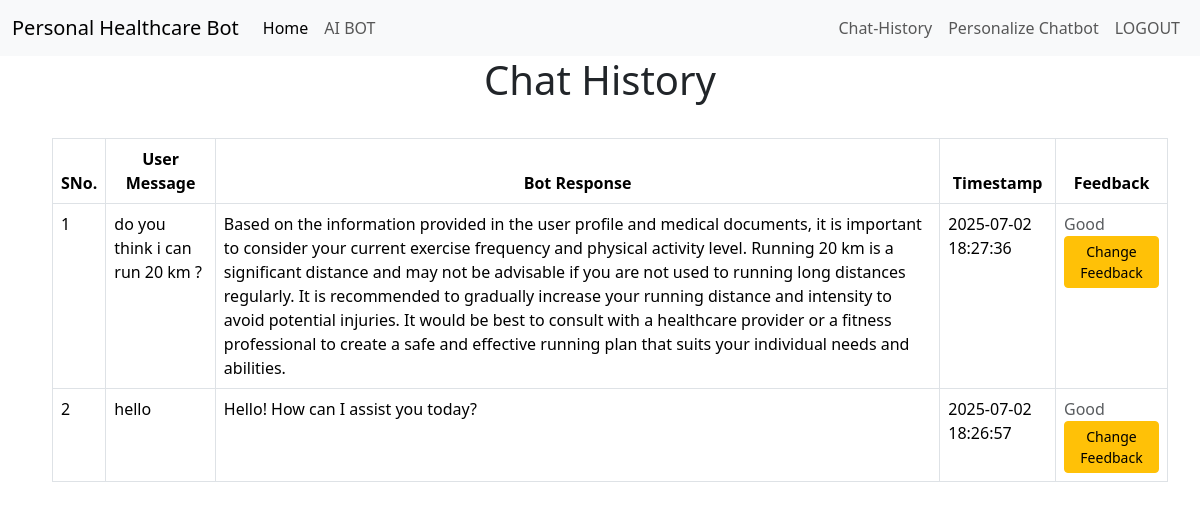
Page /history (signed in) on the earlier database version.
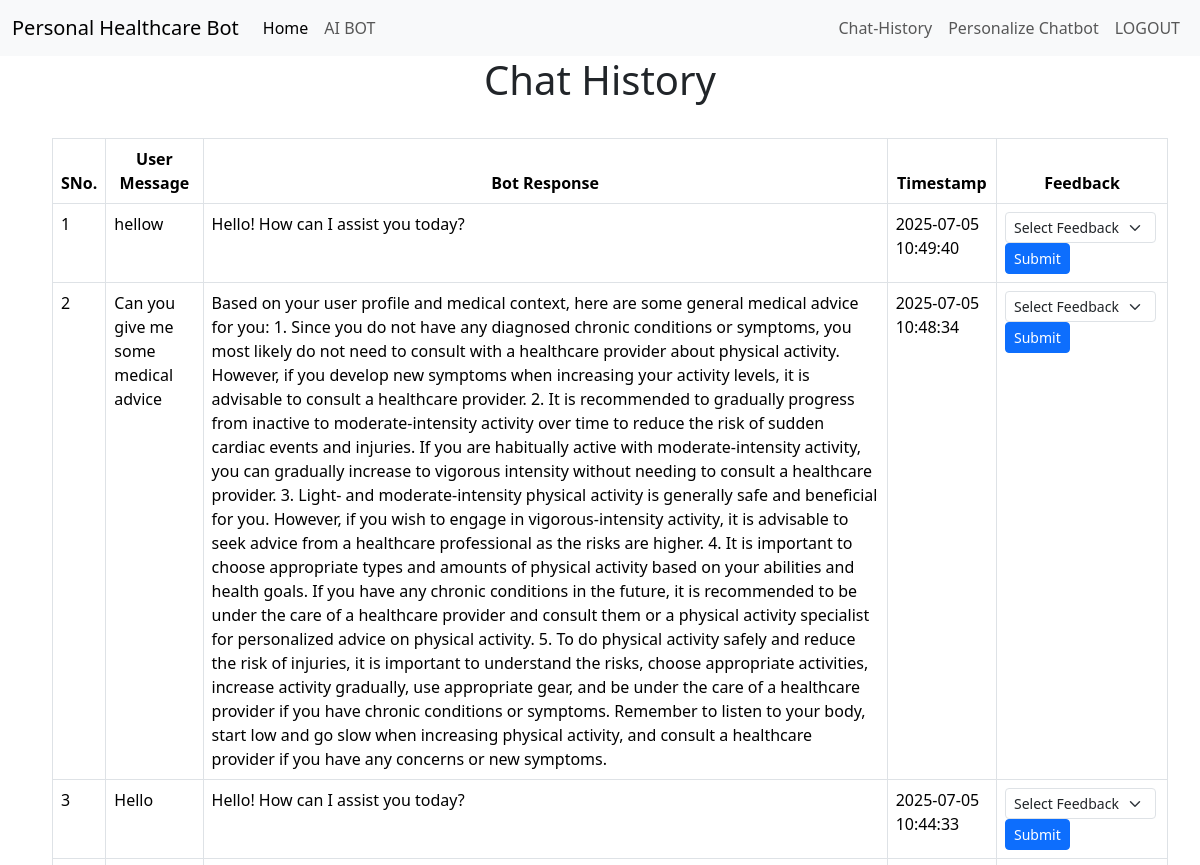
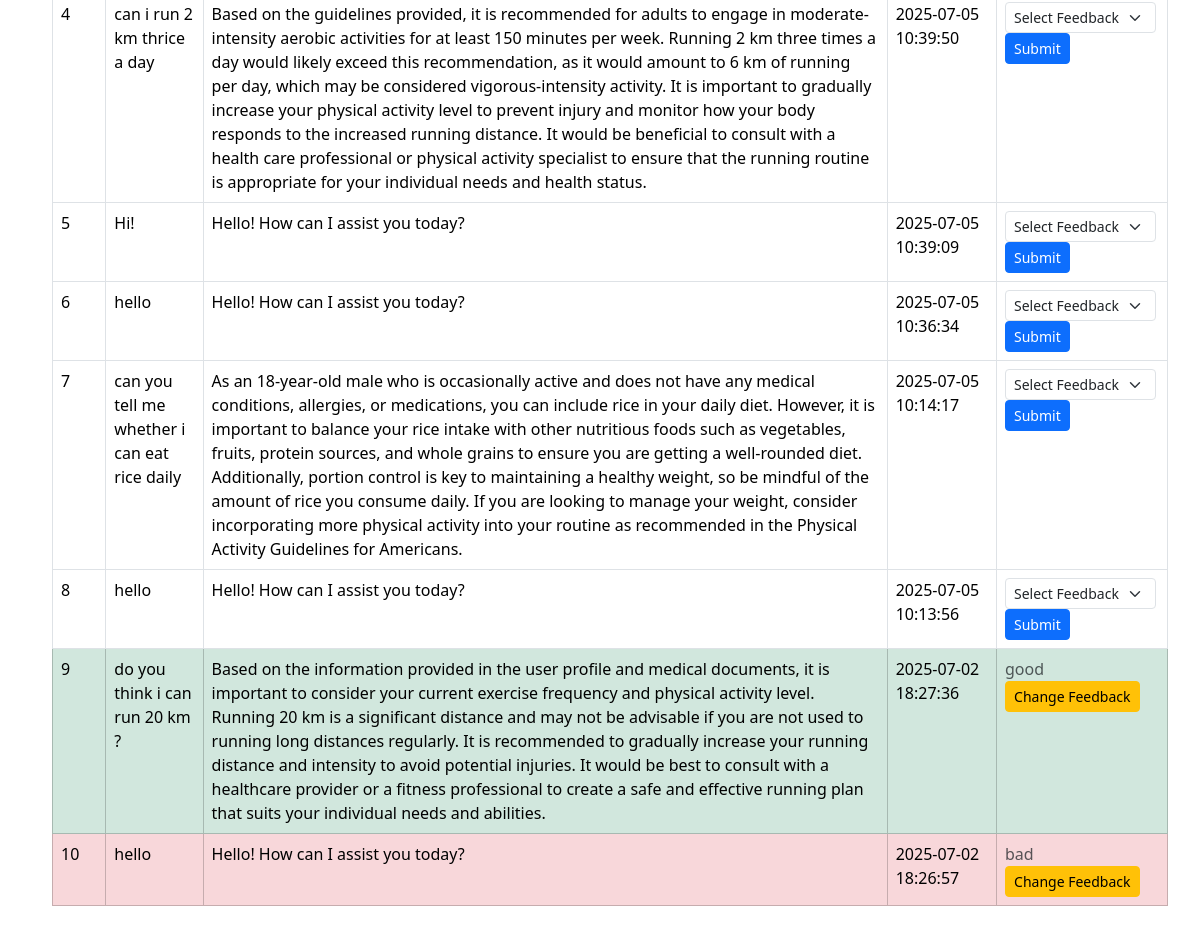
Same page on the later database version (2 pictures, top to bottom).
### tables this page shows
CREATE TABLE chat_history (
    id INTEGER PRIMARY KEY AUTOINCREMENT,
    username TEXT NOT NULL,
    user_message TEXT NOT NULL,
    bot_response TEXT NOT NULL,
    timestamp DATETIME DEFAULT CURRENT_TIMESTAMP
, feedback TEXT DEFAULT NULL, session_id TEXT);

### app.py (the view, shortened to what this page needs)
@app.route("/history",methods=["GET", "POST"])
def history():
    if "user" not in session:
        flash("You must be logged in to access this page", "danger")
        return redirect(url_for("login"))
    with engine.begin() as conn:
        chats = conn.execute(
            text("SELECT * FROM chat_history WHERE username = :username ORDER BY timestamp DESC"),
            {"username": session["user"]}
        ).fetchall()
    return render_template("history.html", chats=chats)

### app.py (called while the page is built)
@app.after_request
def after_request(response):
    response.headers["Cache-Control"] = "no-cache, no-store, must-revalidate"
    response.headers["Expires"] = 0
    response.headers["Pragma"] = "no-cache"
    return response

### templates/history.html (shortened to what this page needs)
{% extends "layout.html" %}
{% block head %}
    <link rel="stylesheet" href="{{ url_for('static', filename='css/history.css') }}">
{%endblock%}
{% block main %}
<h1 class="text-center">Chat History</h1>
<div class="container mt-4 d-flex justify-content-center">
    <br>
    <div class="list-group">
        <table class="table table-bordered table-hover mb-4 dist-10">
            <thead>
                <tr>
                    <th scope="col" class="text-center">SNo.</th>
                    <th scope="col" class="text-center">User Message</th>
                    <th scope="col" class="text-center">Bot Response</th>
                    <th scope="col" class="text-center">Timestamp</th>
                    <th scope="col" class="text-center">Feedback</th>
                </tr>
            </thead>
        {% for chat in chats %}
                <tbody>
                    <tr class="{% if chat[5] == 'bad' %}table-danger{% elif chat[5] == 'good' %}table-success{% endif %}">
                        <td>{{loop.index}}</td>
                        <td>{{ chat[2] }}</td>
                        <td>{{ chat[3] }}</td>
                        <td>{{ chat[4]}}</td>
                        <td class="feedback-cell">
                            {% if chat[5] %}
                              <form method="POST" class="static-feedback-form">
                                <span class="text-muted">{{ chat[5] }}</span>
                                <button type="button" class="btn btn-sm btn-warning change-btn">Change Feedback</button>
                              </form>
                            {% else %}
                              <form method="POST">
                                <select name="feedback" class="form-select form-select-sm d-inline w-auto">
                                  <option value="">Select Feedback</option>
                                </select>
                                <button type="submit" class="btn btn-sm btn-primary">Submit</button>
                              </form>
                            {% endif %}
                          </td>
                    </tr>
                </tbody>
                {% set prev_session = chat[6] %}
            {% endfor %}
        </table>
    </div>
</div>
{% endblock %}

### templates/layout.html (shortened to what this page needs)
<!DOCTYPE html>
<html lang="en">
<head>
    <link href="https://cdn.jsdelivr.net/npm/bootstrap@5.3.6/dist/css/bootstrap.min.css" rel="stylesheet">
    {% block head %}{% endblock %}
</head>
<body>
    <nav class="navbar navbar-expand-lg navbar-light bg-light">
        <div class="container-fluid">
            <a class="navbar-brand" href="#">Personal Healthcare Bot</a>
            <div class="collapse navbar-collapse" id="navbarNav">
                <ul class="navbar-nav me-auto">
                    <li class="nav-item">
                        <a class="nav-link active" aria-current="page" href="{{ url_for('index') }}">Home</a>
                    </li>
                    <li class="nav-item">
                        <a class="nav-link" href="{{ url_for('chatbot') }}">AI BOT</a>
                    </li>
                </ul>
                <ul class="navbar-nav ms-auto">
                    <li class="nav-item">
                        <a class="nav-link" href="{{ url_for('history') }}">Chat-History</a>
                    </li>
                    <li class="nav-item">
                        <a class="nav-link" href = "{{ url_for('save_profile') }}">Personalize Chatbot</a>
                    </li>
                    <li class="nav-item">
                        <a class="nav-link" href="{{ url_for('logout') }}">LOGOUT</a>
                    </li>
                </ul>
            </div>
        </div>
    </nav>
    {% block main %}{% endblock %}
</body>
</html>

### static/css/history.css (style rules this page uses)
.dist-10 { margin: 10px; }

Differences in the rows shown:
added chat_history: user_message "hellow", bot_response "Hello! How can I assist you today?", timestamp "2025-07-05 10:49:40"
added chat_history: user_message "Can you give me some medical advice", bot_response "Based on your user profile and medical context, here are some general medical advice for you: 1. Since you do not have any diagnosed chronic conditions or symptoms, you most likely do not need to consult with a healthcare provider about physical activity. However, if you develop new symptoms when increasing your activity levels, it is advisable to consult a healthcare provider. 2. It is recommended to gradually progress from inactive to moderate-intensity activity over time to reduce the risk of sudden cardiac events and injuries. If you are habitually active with moderate-intensity activity, you can gradually increase to vigorous intensity without needing to consult a healthcare provider.…", timestamp "2025-07-05 10:48:34"
added chat_history: user_message "Hello", bot_response "Hello! How can I assist you today?", timestamp "2025-07-05 10:44:33"
added chat_history: user_message "can i run 2 km thrice a day", bot_response "Based on the guidelines provided, it is recommended for adults to engage in moderate-intensity aerobic activities for at least 150 minutes per week. Running 2 km three times a day would likely exceed this recommendation, as it would amount to 6 km of running per day, which may be considered vigorous-intensity activity. It is important to gradually increase your physical activity level to prevent injury and monitor how your body responds to the increased running distance. It would be beneficial to consult with a health care professional or physical activity specialist to ensure that the running routine is appropriate for your individual needs and health status.", timestamp "2025-07-05 10:39:50"
added chat_history: user_message "Hi!", bot_response "Hello! How can I assist you today?", timestamp "2025-07-05 10:39:09"
added chat_history: user_message "hello", bot_response "Hello! How can I assist you today?", timestamp "2025-07-05 10:36:34"
added chat_history: user_message "can you tell me whether i can eat rice daily", bot_response "As an 18-year-old male who is occasionally active and does not have any medical conditions, allergies, or medications, you can include rice in your daily diet. However, it is important to balance your rice intake with other nutritious foods such as vegetables, fruits, protein sources, and whole grains to ensure you are getting a well-rounded diet. Additionally, portion control is key to maintaining a healthy weight, so be mindful of the amount of rice you consume daily. If you are looking to manage your weight, consider incorporating more physical activity into your routine as recommended in the Physical Activity Guidelines for Americans.", timestamp "2025-07-05 10:14:17"
added chat_history: user_message "hello", bot_response "Hello! How can I assist you today?", timestamp "2025-07-05 10:13:56"
changed chat_history "do you think i can run 20 km ?": feedback "Good" → "good"
changed chat_history: feedback "Good" → "bad"
